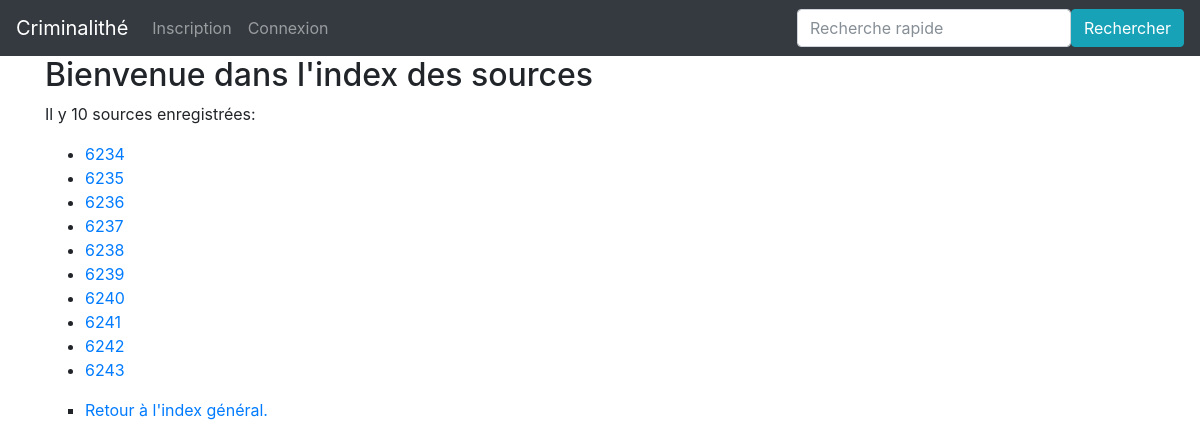
The app's page /Index/sources/, older data.
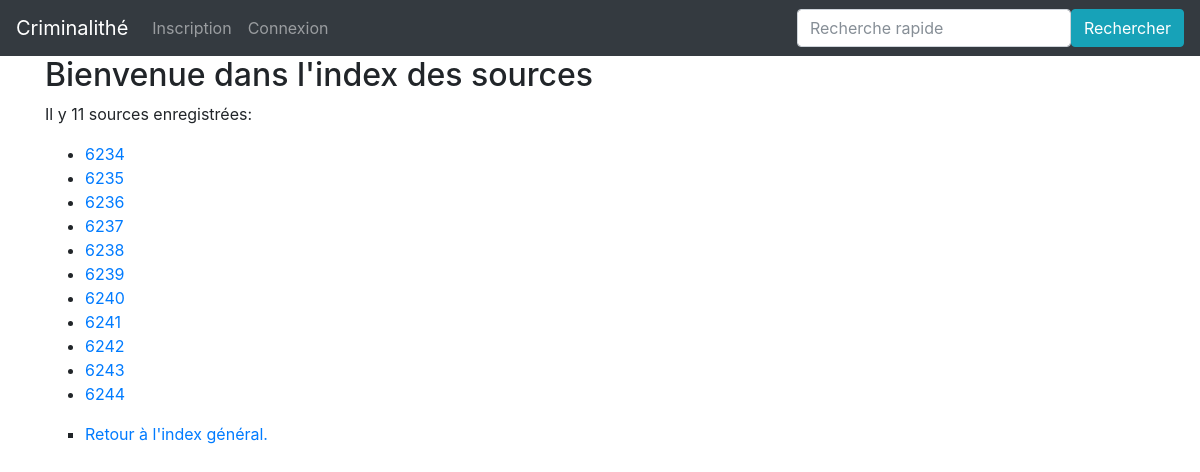
The same page, newer data.
### app/modeles/donnees.py (models this page shows, shortened)
class Source(db.Model):
    source_id = db.Column(db.Integer, primary_key=True, unique=True, nullable=False, autoincrement=True)
    source_date = db.Column(db.Integer)
    authorships = db.relationship("Authorship", back_populates="source")

### app/routes/__init__.py (the view)
@app.route("/Index/sources/")
def index_sources():
    sources = Source.query.all()
    return render_template("pages/Index_sources.html", sources=sources)

### app/templates/pages/Index_sources.html (shortened to what this page needs)
{% extends "conteneur.html" %}
{% block corps %}
    <h2> Bienvenue dans l'index des sources</h2>
<p>
    Il y {{sources|length}} sources enregistrées:
        <ul>
            {% for source in sources %}
                <li><a href="{{url_for('source', source_id=source.source_id)}}">{{source.source_id}}</a></li>
            {% endfor %}
        </ul>
<ul type="square">
    <li><a href="{{url_for('index')}}">Retour à l'index général.</a></li>
</ul>
</p>
{% endblock %}

Row changes from the older to the newer data that the page shows:
added Source: source_id "6244"
Text that changed along with them:
{{ sources|length }}: "10" → "11"
